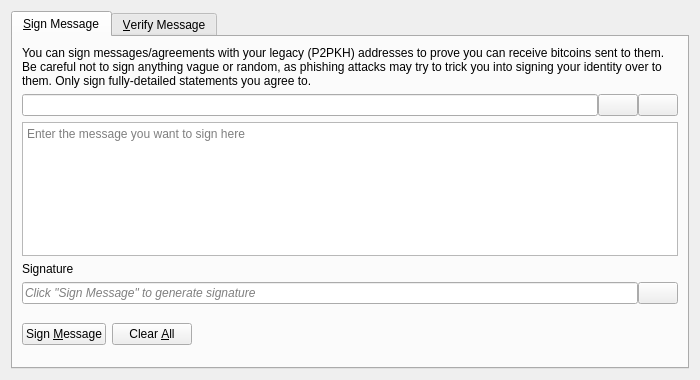
<?xml version="1.0" encoding="UTF-8"?>
<ui version="4.0">
 <class>SignVerifyMessageDialog</class>
 <widget class="QDialog" name="SignVerifyMessageDialog">
  <property name="geometry">
   <rect>
    <x>0</x>
    <y>0</y>
    <width>700</width>
    <height>380</height>
   </rect>
  </property>
  <property name="windowTitle">
   <string>Signatures - Sign / Verify a Message</string>
  </property>
  <property name="modal">
   <bool>true</bool>
  </property>
  <layout class="QVBoxLayout" name="verticalLayout">
   <item>
    <widget class="QTabWidget" name="tabWidget">
     <property name="currentIndex">
      <number>0</number>
     </property>
     <widget class="QWidget" name="tabSignMessage">
      <attribute name="title">
       <string>&amp;Sign Message</string>
      </attribute>
      <layout class="QVBoxLayout" name="verticalLayout_SM">
       <item>
        <widget class="QLabel" name="infoLabel_SM">
         <property name="text">
          <string>You can sign messages/agreements with your legacy (P2PKH) addresses to prove you can receive bitcoins sent to them. Be careful not to sign anything vague or random, as phishing attacks may try to trick you into signing your identity over to them. Only sign fully-detailed statements you agree to.</string>
         </property>
         <property name="textFormat">
          <enum>Qt::PlainText</enum>
         </property>
         <property name="wordWrap">
          <bool>true</bool>
         </property>
        </widget>
       </item>
       <item>
        <layout class="QHBoxLayout" name="horizontalLayout_1_SM">
         <property name="spacing">
          <number>0</number>
         </property>
         <item>
          <widget class="QValidatedLineEdit" name="addressIn_SM">
           <property name="toolTip">
            <string>The Tidecoin address to sign the message with</string>
           </property>
          </widget>
         </item>
         <item>
          <widget class="QPushButton" name="addressBookButton_SM">
           <property name="toolTip">
            <string>Choose previously used address</string>
           </property>
           <property name="text">
            <string/>
           </property>
           <property name="icon">
            <iconset resource="../bitcoin.qrc">
             <normaloff>:/icons/address-book</normaloff>:/icons/address-book</iconset>
           </property>
           <property name="shortcut">
            <string>Alt+A</string>
           </property>
           <property name="autoDefault">
            <bool>false</bool>
           </property>
          </widget>
         </item>
         <item>
          <widget class="QPushButton" name="pasteButton_SM">
           <property name="toolTip">
            <string>Paste address from clipboard</string>
           </property>
           <property name="text">
            <string/>
           </property>
           <property name="icon">
            <iconset resource="../bitcoin.qrc">
             <normaloff>:/icons/editpaste</normaloff>:/icons/editpaste</iconset>
           </property>
           <property name="shortcut">
            <string>Alt+P</string>
           </property>
           <property name="autoDefault">
            <bool>false</bool>
           </property>
          </widget>
         </item>
        </layout>
       </item>
       <item>
        <widget class="QPlainTextEdit" name="messageIn_SM">
         <property name="toolTip">
          <string>Enter the message you want to sign here</string>
         </property>
         <property name="placeholderText">
          <string>Enter the message you want to sign here</string>
         </property>
        </widget>
       </item>
       <item>
        <widget class="QLabel" name="signatureLabel_SM">
         <property name="text">
          <string>Signature</string>
         </property>
         <property name="textFormat">
          <enum>Qt::PlainText</enum>
         </property>
        </widget>
       </item>
       <item>
        <layout class="QHBoxLayout" name="horizontalLayout_2_SM">
         <property name="spacing">
          <number>0</number>
         </property>
         <item>
          <widget class="QLineEdit" name="signatureOut_SM">
           <property name="placeholderText">
            <string>Click "Sign Message" to generate signature</string>
           </property>
           <property name="font">
            <font>
             <italic>true</italic>
            </font>
           </property>
           <property name="readOnly">
            <bool>true</bool>
           </property>
          </widget>
         </item>
         <item>
          <widget class="QPushButton" name="copySignatureButton_SM">
           <property name="toolTip">
            <string>Copy the current signature to the clipboard</string>
           </property>
           <property name="text">
            <string/>
           </property>
           <property name="icon">
            <iconset resource="../bitcoin.qrc">
             <normaloff>:/icons/editcopy</normaloff>:/icons/editcopy</iconset>
           </property>
           <property name="autoDefault">
            <bool>false</bool>
           </property>
          </widget>
         </item>
        </layout>
       </item>
       <item>
        <layout class="QHBoxLayout" name="horizontalLayout_3_SM">
         <item>
          <widget class="QPushButton" name="signMessageButton_SM">
           <property name="toolTip">
            <string>Sign the message to prove you own this Tidecoin address</string>
           </property>
           <property name="text">
            <string>Sign &amp;Message</string>
           </property>
           <property name="icon">
            <iconset resource="../bitcoin.qrc">
             <normaloff>:/icons/edit</normaloff>:/icons/edit</iconset>
           </property>
           <property name="autoDefault">
            <bool>false</bool>
           </property>
          </widget>
         </item>
         <item>
          <widget class="QPushButton" name="clearButton_SM">
           <property name="toolTip">
            <string>Reset all sign message fields</string>
           </property>
           <property name="text">
            <string>Clear &amp;All</string>
           </property>
           <property name="icon">
            <iconset resource="../bitcoin.qrc">
             <normaloff>:/icons/remove</normaloff>:/icons/remove</iconset>
           </property>
           <property name="autoDefault">
            <bool>false</bool>
           </property>
          </widget>
         </item>
         <item>
          <spacer name="horizontalSpacer_1_SM">
           <property name="orientation">
            <enum>Qt::Horizontal</enum>
           </property>
           <property name="sizeHint" stdset="0">
            <size>
             <width>40</width>
             <height>48</height>
            </size>
           </property>
          </spacer>
         </item>
         <item>
          <widget class="QLabel" name="statusLabel_SM">
           <property name="font">
            <font>
             <weight>75</weight>
             <bold>true</bold>
            </font>
           </property>
           <property name="text">
            <string/>
           </property>
           <property name="wordWrap">
            <bool>true</bool>
           </property>
          </widget>
         </item>
         <item>
          <spacer name="horizontalSpacer_2_SM">
           <property name="orientation">
            <enum>Qt::Horizontal</enum>
           </property>
           <property name="sizeHint" stdset="0">
            <size>
             <width>40</width>
             <height>48</height>
            </size>
           </property>
          </spacer>
         </item>
        </layout>
       </item>
      </layout>
     </widget>
     <widget class="QWidget" name="tabVerifyMessage">
      <attribute name="title">
       <string>&amp;Verify Message</string>
      </attribute>
      <layout class="QVBoxLayout" name="verticalLayout_VM">
       <item>
        <widget class="QLabel" name="infoLabel_VM">
         <property name="text">
          <string>Enter the receiver's address, message (ensure you copy line breaks, spaces, tabs, etc. exactly) and signature below to verify the message. Be careful not to read more into the signature than what is in the signed message itself, to avoid being tricked by a man-in-the-middle attack. Note that this only proves the signing party receives with the address, it cannot prove sendership of any transaction!</string>
         </property>
         <property name="textFormat">
          <enum>Qt::PlainText</enum>
         </property>
         <property name="alignment">
          <set>Qt::AlignLeading|Qt::AlignLeft|Qt::AlignTop</set>
         </property>
         <property name="wordWrap">
          <bool>true</bool>
         </property>
        </widget>
       </item>
       <item>
        <layout class="QHBoxLayout" name="horizontalLayout_1_VM">
         <property name="spacing">
          <number>0</number>
         </property>
         <item>
          <widget class="QValidatedLineEdit" name="addressIn_VM">
           <property name="toolTip">
            <string>The Tidecoin address the message was signed with</string>
           </property>
          </widget>
         </item>
         <item>
          <widget class="QPushButton" name="addressBookButton_VM">
           <property name="toolTip">
            <string>Choose previously used address</string>
           </property>
           <property name="text">
            <string/>
           </property>
           <property name="icon">
            <iconset resource="../bitcoin.qrc">
             <normaloff>:/icons/address-book</normaloff>:/icons/address-book</iconset>
           </property>
           <property name="shortcut">
            <string>Alt+A</string>
           </property>
           <property name="autoDefault">
            <bool>false</bool>
           </property>
          </widget>
         </item>
        </layout>
       </item>
       <item>
        <widget class="QPlainTextEdit" name="messageIn_VM">
          <property name="toolTip">
            <string>The signed message to verify</string>
          </property>
          <property name="placeholderText">
            <string>The signed message to verify</string>
          </property>
        </widget>
       </item>
       <item>
        <widget class="QValidatedLineEdit" name="signatureIn_VM">
          <property name="toolTip">
            <string>The signature given when the message was signed</string>
          </property>
          <property name="placeholderText">
            <string>The signature given when the message was signed</string>
          </property>
        </widget>
       </item>
       <item>
        <layout class="QHBoxLayout" name="horizontalLayout_2_VM">
         <item>
          <widget class="QPushButton" name="verifyMessageButton_VM">
           <property name="toolTip">
            <string>Verify the message to ensure it was signed with the specified Tidecoin address</string>
           </property>
           <property name="text">
            <string>Verify &amp;Message</string>
           </property>
           <property name="icon">
            <iconset resource="../bitcoin.qrc">
             <normaloff>:/icons/transaction_0</normaloff>:/icons/transaction_0</iconset>
           </property>
           <property name="autoDefault">
            <bool>false</bool>
           </property>
          </widget>
         </item>
         <item>
          <widget class="QPushButton" name="clearButton_VM">
           <property name="toolTip">
            <string>Reset all verify message fields</string>
           </property>
           <property name="text">
            <string>Clear &amp;All</string>
           </property>
           <property name="icon">
            <iconset resource="../bitcoin.qrc">
             <normaloff>:/icons/remove</normaloff>:/icons/remove</iconset>
           </property>
           <property name="autoDefault">
            <bool>false</bool>
           </property>
          </widget>
         </item>
         <item>
          <spacer name="horizontalSpacer_1_VM">
           <property name="orientation">
            <enum>Qt::Horizontal</enum>
           </property>
           <property name="sizeHint" stdset="0">
            <size>
             <width>40</width>
             <height>48</height>
            </size>
           </property>
          </spacer>
         </item>
         <item>
          <widget class="QLabel" name="statusLabel_VM">
           <property name="font">
            <font>
             <weight>75</weight>
             <bold>true</bold>
            </font>
           </property>
           <property name="text">
            <string/>
           </property>
           <property name="wordWrap">
            <bool>true</bool>
           </property>
          </widget>
         </item>
         <item>
          <spacer name="horizontalSpacer_2_VM">
           <property name="orientation">
            <enum>Qt::Horizontal</enum>
           </property>
           <property name="sizeHint" stdset="0">
            <size>
             <width>40</width>
             <height>48</height>
            </size>
           </property>
          </spacer>
         </item>
        </layout>
       </item>
      </layout>
     </widget>
    </widget>
   </item>
  </layout>
 </widget>
 <customwidgets>
  <customwidget>
   <class>QValidatedLineEdit</class>
   <extends>QLineEdit</extends>
   <header>qt/qvalidatedlineedit.h</header>
  </customwidget>
 </customwidgets>
 <resources>
  <include location="../bitcoin.qrc"/>
 </resources>
 <connections/>
</ui>
